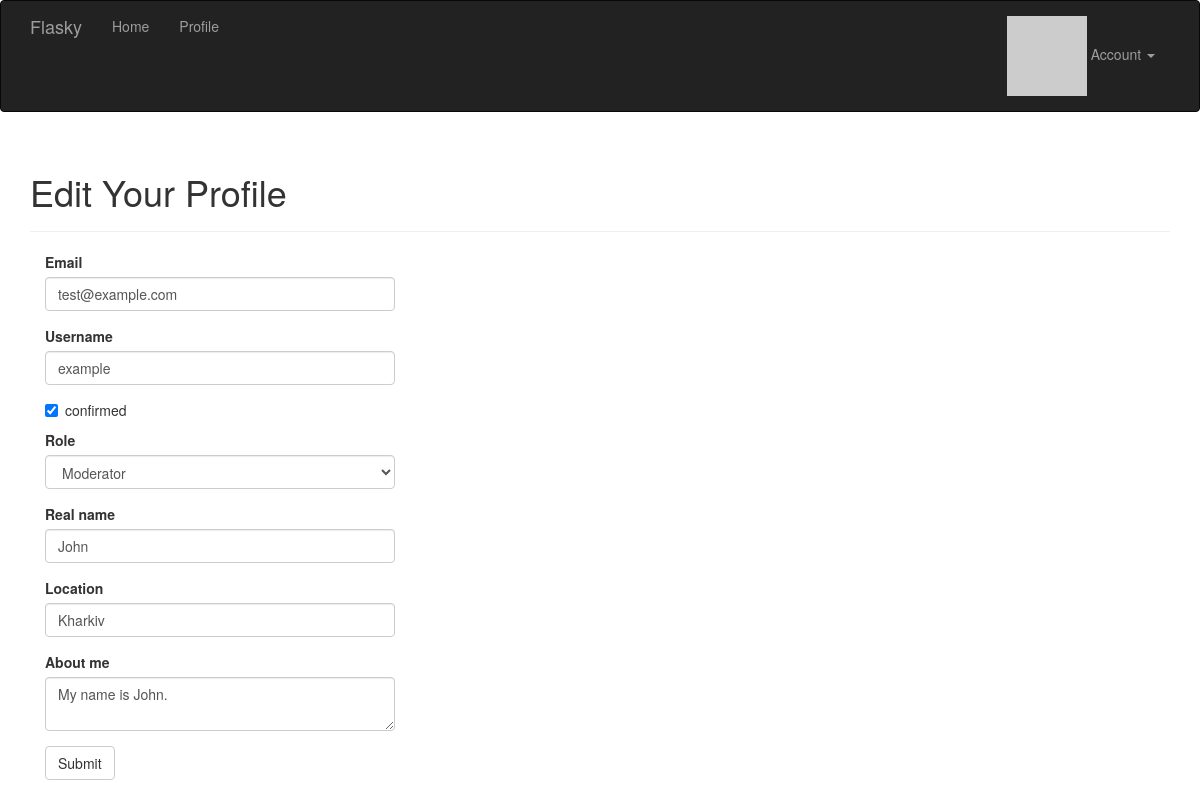
Screenshot of /edit-profile/3 (signed in) with the database file from the repository.
### app/models.py (models this page shows, shortened)
class User(UserMixin, db.Model):
    __tablename__ = 'users'
    id = db.Column(db.Integer, primary_key=True)
    email = db.Column(db.String(64), unique=True, index=True)
    username = db.Column(db.String(64), unique=True, index=True)
    password_hash = db.Column(db.String(128))
    role_id = db.Column(db.Integer, db.ForeignKey('roles.id'))
    confirmed = db.Column(db.Boolean, default=True)
    name = db.Column(db.String(64))
    location = db.Column(db.String(64))
    about_me = db.Column(db.Text)
    member_since = db.Column(db.DateTime, default=datetime.utcnow())
    last_seen = db.Column(db.DateTime, default=datetime.utcnow())
    avatar_hash = db.Column(db.String(32))
    posts = db.relationship('Post', backref='author', lazy='dynamic')
    @property
    def password(self):
        return AttributeError('password is not a readable attribute')
    def can(self, permissions):
        return self.role is not None and \
                (self.role.permissions & permissions) == permissions
    def ping(self):
        self.last_seen = datetime.utcnow()
        db.session.add(self)
    def gravatar(self, size=100, default='identicon', rating='g'):
        if request.is_secure:
            url = 'http://secure.gravatar.com/avatar'
        else:
            url = 'http://www.gravatar.com/avatar'
        hash = self.avatar_hash or hashlib.md5(self.email.encode('utf-8')).hexdigest()
        return '{url}/{hash}?s={size}&d={default}&r={rating}'.format(
                url=url, hash=hash, size=size, default=default, rating=rating)

### app/main/views.py (the view, shortened to what this page needs)
@main.route('/edit-profile/<int:id>', methods=['GET', 'POST'])
@login_required
@admin_required
def edit_profile_admin(id):
    user = User.query.get_or_404(id)
    form = EditProfileAdminForm(user=user)
    form.email.data = user.email
    form.username.data = user.username
    form.confirmed.data = user.confirmed
    form.role.data = user.role_id
    form.name.data = user.name
    form.location.data = user.location
    form.about_me.data = user.about_me
    return render_template('edit_profile.html', form=form, user=user)

### app/main/forms.py (shortened to what this page needs)
class EditProfileAdminForm(Form):
    email = StringField('Email', validators=[DataRequired(), Length(1, 64),
                                             Email()])
    username = StringField('Username', validators=[
        DataRequired(), Length(1, 64), Regexp('^[A-Za-z][A-Za-z0-9_.]*$', 0,
                                             'Username must have only letters, '
                                             'numbers, dots or underscores.')])
    confirmed = BooleanField('confirmed')
    role = SelectField('Role', coerce=int)
    name = StringField('Real name', validators=[Length(0, 64)])
    location = StringField('Location', validators=[Length(0, 64)])
    about_me = TextAreaField('About me')
    submit = SubmitField('Submit')
    def __init__(self, user, *args, **kwargs):
        super(EditProfileAdminForm, self).__init__(*args, **kwargs)
        self.role.choices = [(role.id, role.name)
                             for role in Role.query.order_by(Role.name).all()]
        self.user = user

### app/auth/views.py (called while the page is built)
@auth.before_app_request
def before_request():
    if current_user.is_authenticated:
        current_user.ping()
        if not current_user.confirmed \
                and request.endpoint[:5] != 'auth.':
                    return redirect(url_for('auth.unconfirmed'))

### app/models.py (called while the page is built)
@login_manager.user_loader
def load_user(user_id):
    return User.query.get(int(user_id))

### app/templates/edit_profile.html (shortened to what this page needs)
{% extends "base.html" %}
{% import "bootstrap/wtf.html" as wtf %}
{% block page_content %}
<div class="page-header">
    <h1>Edit Your Profile</h1>
</div>
<div class="col-md-4">
    {{  wtf.quick_form(form) }}
</div>
{% endblock page_content %}

### rows the page displays
User: email "test@example.com", username "example", confirmed "☑", role "Moderator", name "John", location "Kharkiv", about_me "My name is John."
